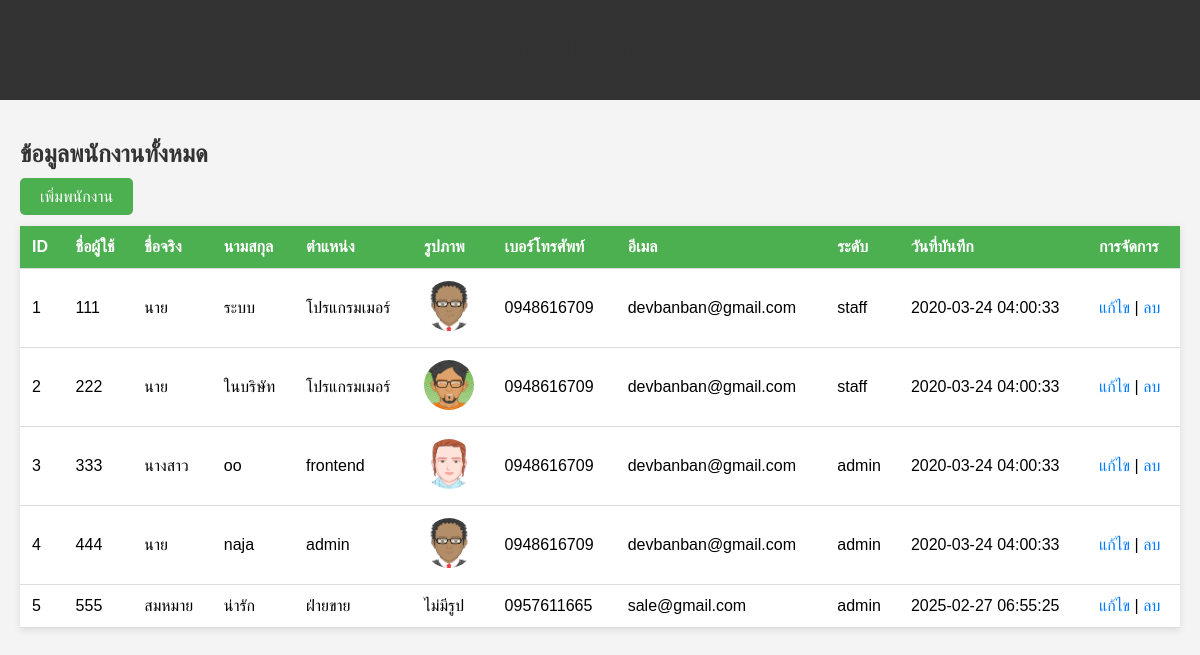
The app's page /admin_dashboard.php (signed in) with its own data.
### tables this page shows
CREATE TABLE `tbl_emp` (
  `m_id` int(11) NOT NULL,
  `m_username` varchar(50) NOT NULL,
  `m_password` varchar(50) NOT NULL,
  `m_firstname` varchar(50) NOT NULL,
  `m_name` varchar(100) NOT NULL,
  `m_lastname` varchar(100) NOT NULL,
  `m_position` varchar(100) NOT NULL,
  `m_img` varchar(100) DEFAULT NULL,
  `m_phone` varchar(20) NOT NULL,
  `m_email` varchar(50) NOT NULL,
  `m_level` varchar(10) NOT NULL,
  `m_datesave` timestamp NOT NULL DEFAULT current_timestamp()
);

### admin_dashboard.php (the view, shortened to what this page needs)
<?php
include("condb.php");
$sql = "SELECT m_id, m_username, m_firstname, m_lastname, m_position, m_img, m_phone, m_email, m_level, m_datesave FROM tbl_emp";
$result = mysqli_query($condb, $sql);
if (mysqli_num_rows($result) > 0) {
    echo "<!DOCTYPE html>
    <html lang='th'>
    <head>
        <meta charset='UTF-8'>
        <meta name='viewport' content='width=device-width, initial-scale=1.0'>
        <title>หน้าผู้ดูแลระบบ</title>
        <style>
            body {
                font-family: 'Arial', sans-serif;
                background-color: #f4f4f4;
                margin: 0;
                padding: 0;
            }
            header {
                background-color: #333;
                color: white;
                text-align: center;
                padding: 10px;
            }
            h1, h2 {
                color: #333;
            }
            table {
                width: 100%;
                margin: 20px auto;
                border-collapse: collapse;
                background-color: #fff;
                box-shadow: 0 2px 8px rgba(0, 0, 0, 0.1);
            }
            table th, table td {
                padding: 12px;
                text-align: left;
                border-bottom: 1px solid #ddd;
            }
            table th {
                background-color: #4CAF50;
                color: white;
            }
            table td img {
                border-radius: 50%;
            }
            table tr:hover {
                background-color: #f1f1f1;
            }
            a {
                color: #007BFF;
                text-decoration: none;
            }
            a:hover {
                text-decoration: underline;
            }
            .container {
                max-width: 1200px;
                margin: 0 auto;
                padding: 20px;
            }
            .button {
                background-color: #4CAF50;
                color: white;
                padding: 10px 20px;
                margin: 20px 0;
                border: none;
                cursor: pointer;
                text-decoration: none;
                border-radius: 5px;
            }
            .button:hover {
                background-color: #45a049;
            }
        </style>
    </head>
    <body>
    <header>
        <h1>ยินดีต้อนรับเข้าสู่หน้าแอดมิน</h1>
    </header>
    <div class='container'>
        <h2>ข้อมูลพนักงานทั้งหมด</h2>";
    echo "<a href='add_employee.php' class='button'>เพิ่มพนักงาน</a>";
    echo "<table>
            <tr>
                <th>ID</th>
                <th>ชื่อผู้ใช้</th>
                <th>ชื่อจริง</th>
                <th>นามสกุล</th>
                <th>ตำแหน่ง</th>
                <th>รูปภาพ</th>
                <th>เบอร์โทรศัพท์</th>
                <th>อีเมล</th>
                <th>ระดับ</th>
                <th>วันที่บันทึก</th>
                <th>การจัดการ</th>
            </tr>";
    while ($row = mysqli_fetch_assoc($result)) {
        echo "<tr>
                <td>" . $row['m_id'] . "</td>
                <td>" . $row['m_username'] . "</td>
                <td>" . $row['m_firstname'] . "</td>
                <td>" . $row['m_lastname'] . "</td>
                <td>" . $row['m_position'] . "</td>";
        if ($row['m_img']) {
            echo "<td><img src='" . $row['m_img'] . "' alt='Profile Image' width='50' height='50'></td>";
        } else {
            echo "<td>ไม่มีรูป</td>";
        }
        echo "<td>" . $row['m_phone'] . "</td>
              <td>" . $row['m_email'] . "</td>
              <td>" . $row['m_level'] . "</td>
              <td>" . $row['m_datesave'] . "</td>
              <td><a href='edit_user.php?id=" . $row['m_id'] . "'>แก้ไข</a> | <a href='delete_user.php?id=" . $row['m_id'] . "'>ลบ</a></td>
              </tr>";
    }
    echo "</table>
    </div>
    </body>
    </html>";
} else {
    echo "<p>ไม่พบข้อมูลพนักงานในระบบ</p>";
}
?>

### admin_dashboard.php (style rules this page uses)
body { font-family: 'Arial', sans-serif; background-color: #f4f4f4; margin: 0; padding: 0; }
header { background-color: #333; color: white; text-align: center; padding: 10px; }
h1, h2 { color: #333; }
table { width: 100%; margin: 20px auto; border-collapse: collapse; background-color: #fff; box-shadow: 0 2px 8px rgba(0, 0, 0, 0.1); }
table th, table td { padding: 12px; text-align: left; border-bottom: 1px solid #ddd; }
table th { background-color: #4CAF50; color: white; }
table td img { border-radius: 50%; }
a { color: #007BFF; text-decoration: none; }
.container { max-width: 1200px; margin: 0 auto; padding: 20px; }
.button { background-color: #4CAF50; color: white; padding: 10px 20px; margin: 20px 0; border: none; cursor: pointer; text-decoration: none; border-radius: 5px; }

### records on screen
tbl_emp: m_id "1", m_username "111", m_firstname "นาย", m_lastname "ระบบ", m_position "โปรแกรมเมอร์", m_img (picture), m_phone "0948616709", m_email "devbanban@gmail.com", m_level "staff", m_datesave "2020-03-24 04:00:33"
tbl_emp: m_id "2", m_username "222", m_firstname "นาย", m_lastname "ในบริษัท", m_position "โปรแกรมเมอร์", m_img (picture), m_phone "0948616709", m_email "devbanban@gmail.com", m_level "staff", m_datesave "2020-03-24 04:00:33"
tbl_emp: m_id "3", m_username "333", m_firstname "นางสาว", m_lastname "oo", m_position "frontend", m_img (picture), m_phone "0948616709", m_email "devbanban@gmail.com", m_level "admin", m_datesave "2020-03-24 04:00:33"
tbl_emp: m_id "4", m_username "444", m_firstname "นาย", m_lastname "naja", m_position "admin", m_img (picture), m_phone "0948616709", m_email "devbanban@gmail.com", m_level "admin", m_datesave "2020-03-24 04:00:33"
tbl_emp: m_id "5", m_username "555", m_firstname "สมหมาย", m_lastname "น่ารัก", m_position "ฝ่ายขาย", m_img "ไม่มีรูป", m_phone "0957611665", m_email "sale@gmail.com", m_level "admin", m_datesave "2025-02-27 06:55:25"
